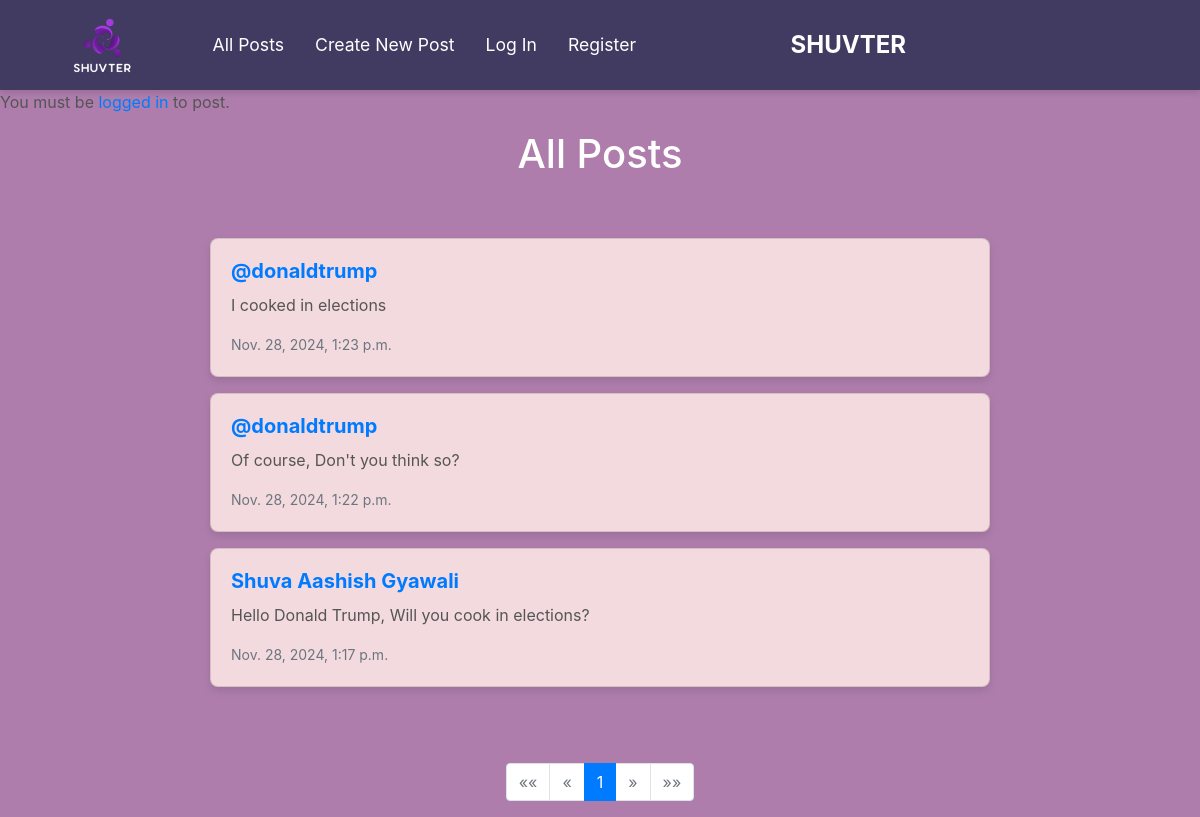
/, run on an earlier commit of the app's database.
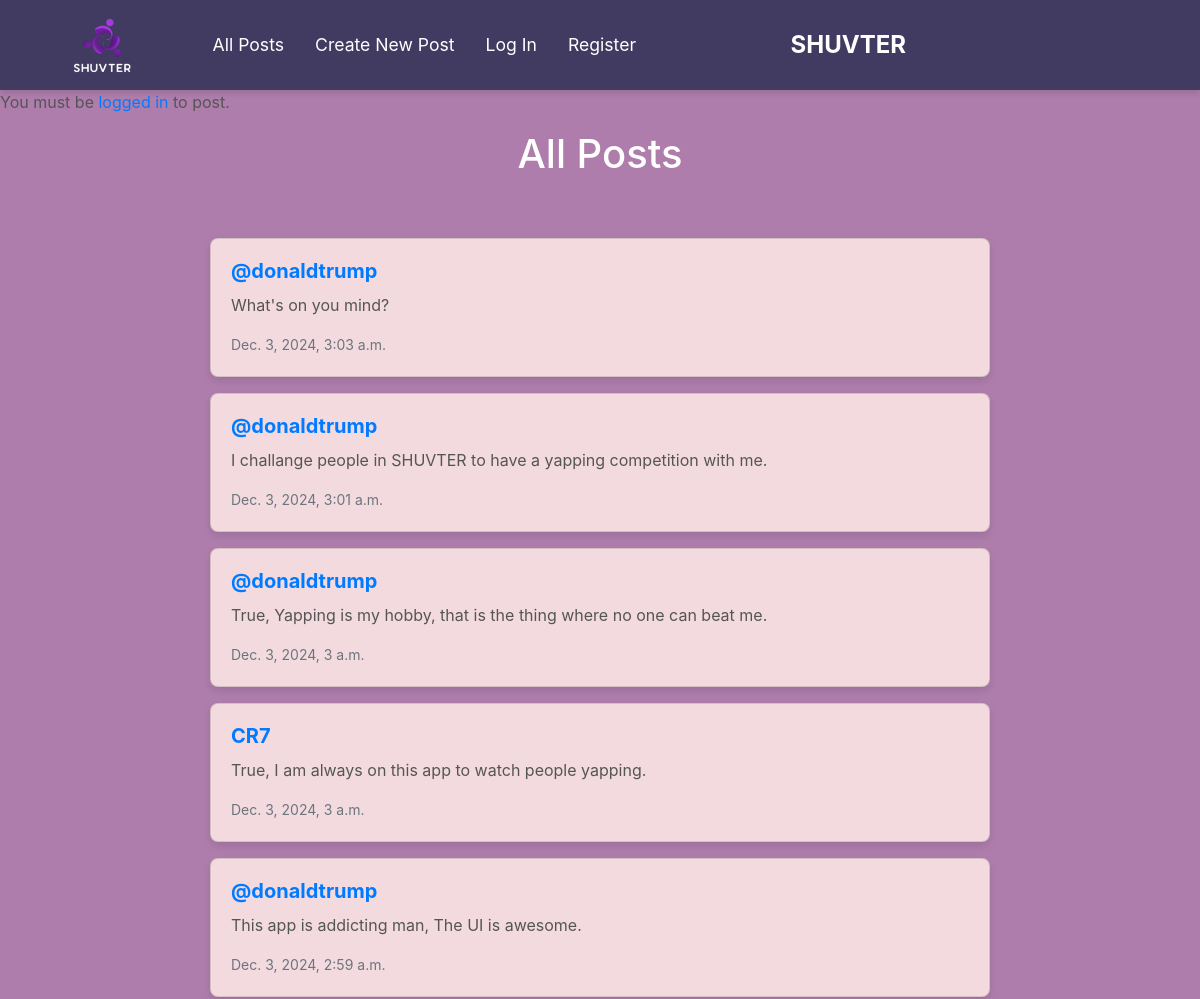
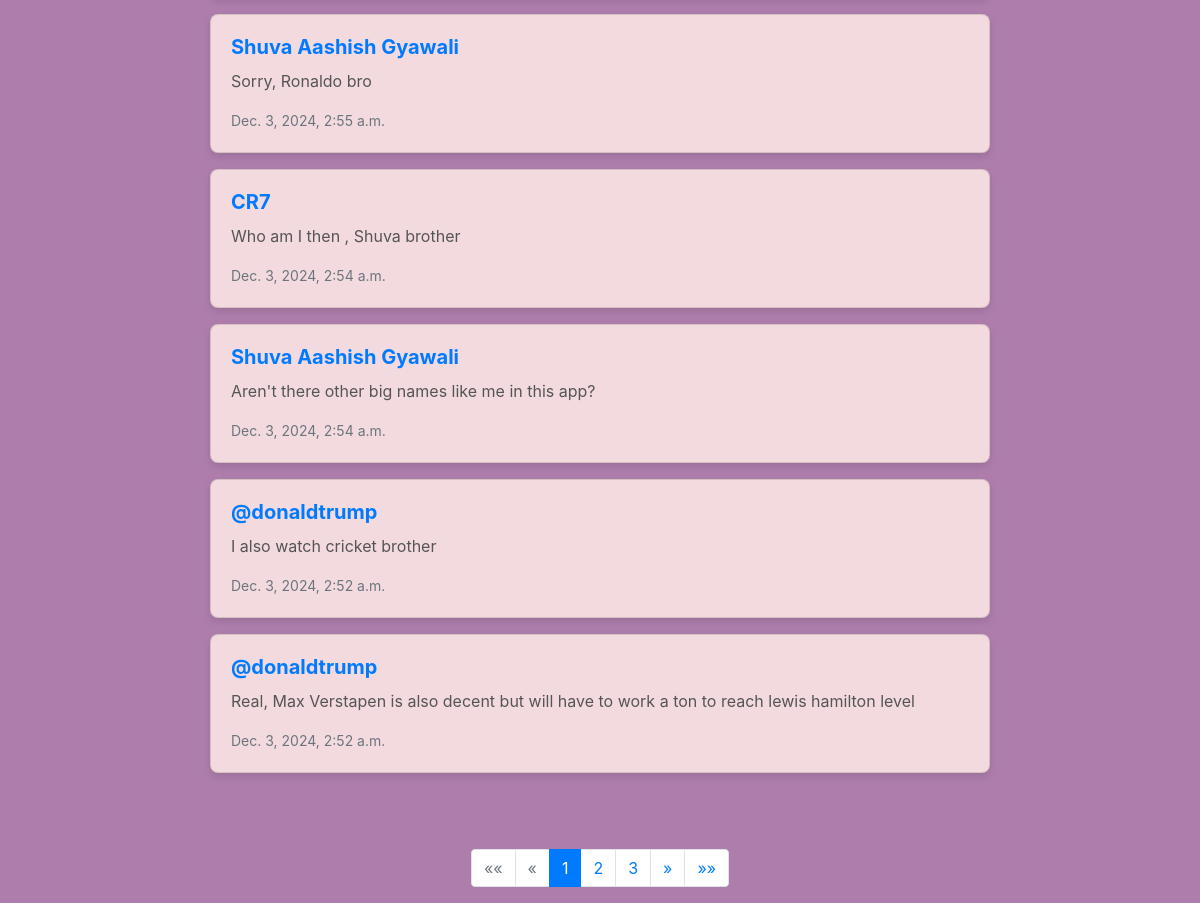
And on a later commit of the database (2 pictures, top to bottom).
### network/models.py (models this page shows, shortened)
class Post(models.Model):
    author = models.ForeignKey(User, on_delete=models.CASCADE, related_name="posts")
    content = models.TextField()
    created_at = models.DateTimeField(auto_now_add=True)

class User(AbstractUser):
    pass

### network/views.py (the view)
# urls.py: path("", views.index, name="index"),
def index(request):
    if request.method == "POST":
        author = request.user
        content=request.POST["content"]
        post = Post(author=author, content=content)
        post.save()
        return HttpResponseRedirect(reverse("index"))
    else:
        posts = Post.objects.all().order_by("-created_at")
        for post in posts:
            if request.user.is_authenticated:
                post.is_liked_by_user = post.post_likes.filter(user=request.user).exists()
            else:
                post.is_liked_by_user = False
        paginator = Paginator(posts, 10)
        pageNumber = request.GET.get('page')
        pages= paginator.get_page(pageNumber)
        return render(request, "network/index.html",{
        "pages":pages
        })

### network/templates/network/index.html (shortened to what this page needs)
{% extends "network/layout.html" %}
{% load static %}
{% block body %}
        {% if user.is_authenticated %}
        <div id="new-post" class="new-post" style="display: none;">
            <h2>New Post</h2>
            <form action="" method="post">
                {% csrf_token %}
                <div class="form-group">
                    <textarea name="content" class="form-control" placeholder="What's on your mind?"></textarea>
                </div>
                <button type="submit" class="btn btn-primary">Post</button>
            </form>
        </div>
        {% else %}
        <p>You must be <a href="{% url 'login' %}">logged in</a> to post.</p>
        {% endif %}
    <h1>All Posts</h1>
    <div id="all-posts">
    {% for post in pages %}
        <div class="card mb-3">
            <div class="card-body">
                <h5 class="card-title"><a href="{% url 'profile' post.author.id %}">{{ post.author }}</a></h5>
                <p class="card-text">{{ post.content }}</p>
                <p class="card-text"><small class="text-muted">{{ post.created_at }}</small></p>
            </div>
        </div>
    {% endfor %}
    </div>
    <nav aria-label="Page navigation">
        <ul class="pagination justify-content-center">
            {% if pages.has_previous %}
                <li class="page-item">
                    <a class="page-link" href="?page=1" aria-label="First">
                        <span aria-hidden="true">&laquo;&laquo;</span>
                    </a>
                </li>
                <li class="page-item">
                    <a class="page-link" href="?page={{ pages.previous_page_number }}" aria-label="Previous">
                        <span aria-hidden="true">&laquo;</span>
                    </a>
                </li>
            {% else %}
                <li class="page-item disabled">
                    <span class="page-link">&laquo;&laquo;</span>
                </li>
                <li class="page-item disabled">
                    <span class="page-link">&laquo;</span>
                </li>
            {% endif %}
            {% for num in pages.paginator.page_range %}
                {% if num == pages.number %}
                    <li class="page-item active">
                        <span class="page-link">{{ num }}</span>
                    </li>
                {% else %}
                    <li class="page-item">
                        <a class="page-link" href="?page={{ num }}">{{ num }}</a>
                    </li>
                {% endif %}
            {% endfor %}
            {% if pages.has_next %}
                <li class="page-item">
                    <a class="page-link" href="?page={{ pages.next_page_number }}" aria-label="Next">
                        <span aria-hidden="true">&raquo;</span>
                    </a>
                </li>
                <li class="page-item">
                    <a class="page-link" href="?page={{ pages.paginator.num_pages }}" aria-label="Last">
                        <span aria-hidden="true">&raquo;&raquo;</span>
                    </a>
                </li>
            {% else %}
                <li class="page-item disabled">
                    <span class="page-link">&raquo;</span>
                </li>
                <li class="page-item disabled">
                    <span class="page-link">&raquo;&raquo;</span>
                </li>
            {% endif %}
        </ul>
    </nav>
    </div>
{% endblock %}

### network/templates/network/layout.html (shortened to what this page needs)
{% load static %}
<!DOCTYPE html>
<html lang="en">
    <head>
        <link rel="stylesheet" href="https://stackpath.bootstrapcdn.com/bootstrap/4.4.1/css/bootstrap.min.css">
        <link href="{% static 'network/styles.css' %}" rel="stylesheet">
    </head>
    <body>
        <nav class="navbar navbar-expand-lg navbar-light bg-light">
            <div class="container-fluid">
                <div class="d-flex align-items-center">
                    <a class="navbar-brand" href="{% url 'index' %}">
                        <img src="{% static 'network/logo.png' %}" alt="Logo">
                    </a>
                    <ul class="navbar-nav ml-3">
                        <li class="nav-item">
                            <a class="nav-link" id="showAllPostsLink" href="{% url 'index' %}">All Posts</a>
                        </li>
                        <li class="nav-item">
                            <a class="nav-link" id="showNewPostLink" href="{% url 'index' %}">Create New Post</a>
                        </li>
                        {% if user.is_authenticated %}
                            <li class="nav-item">
                                <a class="nav-link" href="{% url 'following' %}">Following</a>
                            </li>
                            <li class="nav-item">
                                <a class="nav-link" href="{% url 'logout' %}">Log Out</a>
                            </li>
                        {% else %}
                            <li class="nav-item">
                                <a class="nav-link" href="{% url 'login' %}">Log In</a>
                            </li>
                            <li class="nav-item">
                                <a class="nav-link" href="{% url 'register' %}">Register</a>
                            </li>
                        {% endif %}
                    </ul>
                </div>
                <div class="mx-auto">
                    <span class="navbar-text">SHUVTER</span>
                </div>
            </div>
        </nav>
        <div class="body">
            {% block body %}
            {% endblock %}
    </body>
</html>

### network/static/network/styles.css (style rules this page uses)
.navbar-nav { margin: auto; }
.navbar-brand img { height: 60px; width: auto; }
.navbar-text { font-size: 1.5rem; font-weight: bold; color: #FFFFFF !important; }
.navbar.navbar-light { background-color: #413B61 !important; }
body { background-color: #AE7DAC; }
.navbar .nav-link { color: #FFFFFF !important; font-size: 1.1rem; padding: 10px 15px; }
.navbar-nav .nav-item { margin-right: 15px; }
.navbar { padding-top: 10px; padding-bottom: 10px; display: flex; justify-content: space-between; align-items: center; }
.navbar .navbar-text { flex-grow: 1; text-align: center; }
.navbar.navbar-light { box-shadow: 0 4px 6px rgba(0, 0, 0, 0.1); }
#all-posts { display: flex; flex-direction: column; align-items: center; max-width: 800px; margin: 50px auto; padding: 10px; }
.card { background-color: #F3DADF; border-radius: 8px; box-shadow: 0 4px 8px rgba(0, 0, 0, 0.1); overflow: hidden; width: 100%; margin-bottom: 20px; transition: transform 0.3s ease, box-shadow 0.3s ease; }
.card-body { padding: 20px; }
.card-title { font-size: 1.25rem; font-weight: bold; color: #333; margin-bottom: 10px; }
.card-text { font-size: 1rem; color: #555; margin-bottom: 15px; }
.text-muted { font-size: 0.875rem; color: #888; }
p { font-size: 1rem; color: #555; }
a { color: #007bff; text-decoration: none; }
body h1 { text-align: center; font-size: 2.5rem; color: #FFFFFF; }

What changed in the data, as far as the page shows it:
no longer on this page (row unchanged): Post: author "@donaldtrump", content "I cooked in elections", created_at "Nov. 28, 2024, 1:23 p.m."
no longer on this page (row unchanged): Post: author "@donaldtrump", content "Of course, Don't you think so?", created_at "Nov. 28, 2024, 1:22 p.m."
no longer on this page (row unchanged): Post: author "Shuva Aashish Gyawali", content "Hello Donald Trump, Will you cook in elections?", created_at "Nov. 28, 2024, 1:17 p.m."
added Post: author "@donaldtrump", content "What's on you mind?", created_at "Dec. 3, 2024, 3:03 a.m."
added Post: author "@donaldtrump", content "I challange people in SHUVTER to have a yapping competition with me.", created_at "Dec. 3, 2024, 3:01 a.m."
added Post: author "@donaldtrump", content "True, Yapping is my hobby, that is the thing where no one can beat me.", created_at "Dec. 3, 2024, 3 a.m."
added Post: author "CR7", content "True, I am always on this app to watch people yapping.", created_at "Dec. 3, 2024, 3 a.m."
added Post: author "@donaldtrump", content "This app is addicting man, The UI is awesome.", created_at "Dec. 3, 2024, 2:59 a.m."
added Post: author "Shuva Aashish Gyawali", content "Sorry, Ronaldo bro", created_at "Dec. 3, 2024, 2:55 a.m."
added Post: author "CR7", content "Who am I then , Shuva brother", created_at "Dec. 3, 2024, 2:54 a.m."
added Post: author "Shuva Aashish Gyawali", content "Aren't there other big names like me in this app?", created_at "Dec. 3, 2024, 2:54 a.m."
added Post: author "@donaldtrump", content "I also watch cricket brother", created_at "Dec. 3, 2024, 2:52 a.m."
added Post: author "@donaldtrump", content "Real, Max Verstapen is also decent but will have to work a ton to reach lewis hamilton level", created_at "Dec. 3, 2024, 2:52 a.m."
Also different on the page:
new list line: "2"
new list line: "3"
